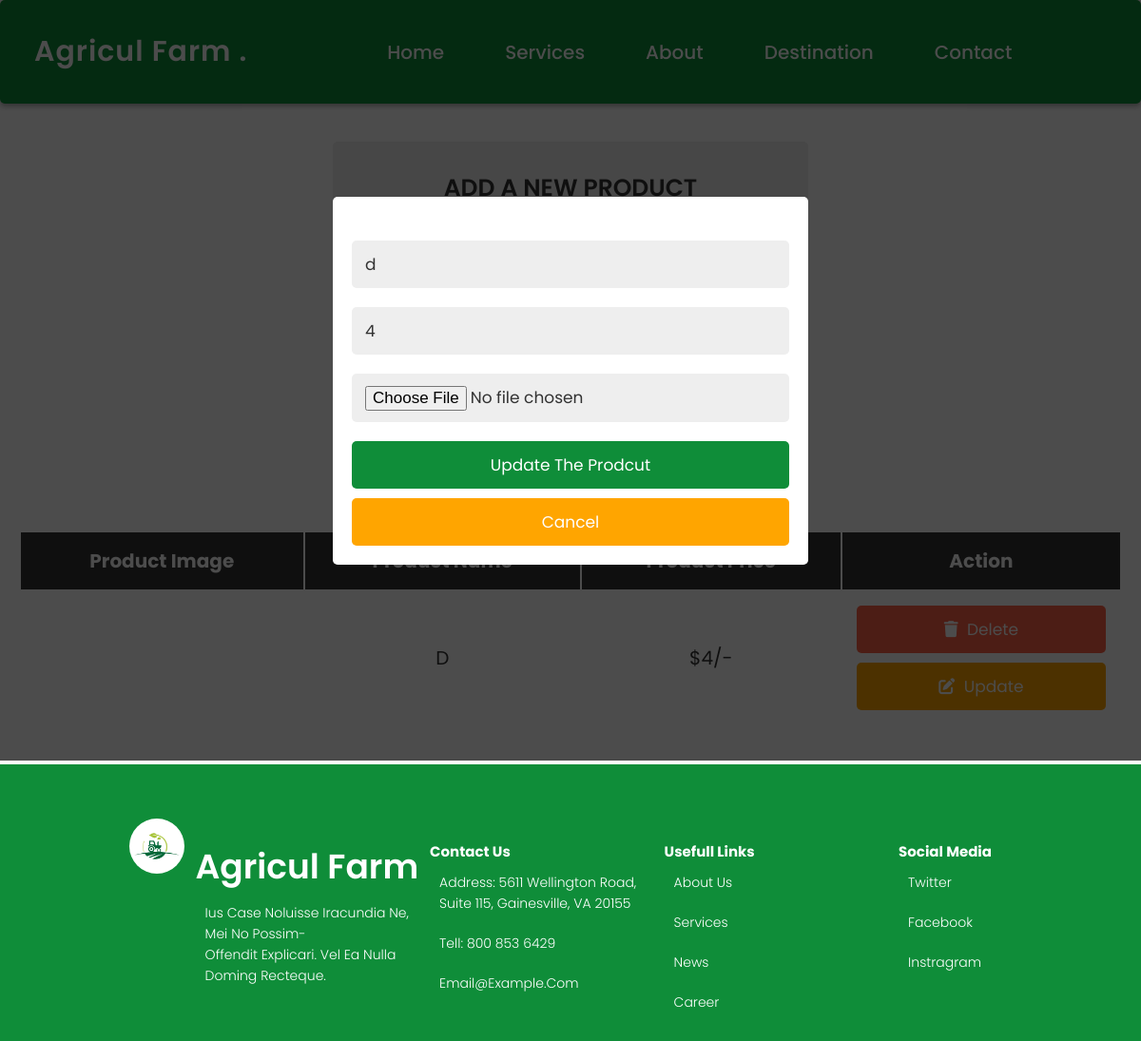
The page /admin.php?edit=31 on the database its author committed.
### tables this page shows
CREATE TABLE `products` (
  `id` int(255) NOT NULL,
  `name` varchar(255) NOT NULL,
  `price` varchar(255) NOT NULL,
  `image` varchar(255) NOT NULL
);

### admin.php (the view, shortened to what this page needs)
<?php
@include 'config.php';
?>
<!DOCTYPE html>
<html lang="en">
<head>
   <link rel="stylesheet" href="https://cdnjs.cloudflare.com/ajax/libs/font-awesome/6.0.0/css/all.min.css">
   <link rel="stylesheet" href="css/p_style.css">
   <link rel="stylesheet" href="home_style.css">
</head>
<body>
<?php include("header2.php") ?>
   <div class="container">
      <section>
         <form action="" method="post" class="add-product-form" enctype="multipart/form-data">
            <h3>add a new product</h3>
         </form>
      </section>
      <section class="display-product-table">
         <table>
            <thead>
               <th>product image</th>
               <th>product name</th>
               <th>product price</th>
               <th>action</th>
            </thead>
            <tbody>
               <?php
               $select_products = mysqli_query($conn, "SELECT * FROM `products`");
               if (mysqli_num_rows($select_products) > 0) {
                  while ($row = mysqli_fetch_assoc($select_products)) {
                     ?>
                     <tr>
                        <td><img src="uploaded_img/<?php echo $row['image']; ?>" height="100" alt=""></td>
                        <td>
                           <?php echo $row['name']; ?>
                        </td>
                        <td>$<?php echo $row['price']; ?>/-</td>
                        <td>
                           <a href="admin.php?delete=<?php echo $row['id']; ?>" class="delete-btn"
                              onclick="return confirm('are your sure you want to delete this?');"> <i
                                 class="fas fa-trash"></i> delete </a>
                           <a href="admin.php?edit=<?php echo $row['id']; ?>" class="option-btn"> <i class="fas fa-edit"></i>
                              update </a>
                        </td>
                     </tr>
                     <?php
                  }
               } else {
                  echo "<div class='empty'>no product added</div>";
               }
               ?>
            </tbody>
         </table>
      </section>
      <section class="edit-form-container">
         <?php
         if (isset($_GET['edit'])) {
            $edit_id = $_GET['edit'];
            $edit_query = mysqli_query($conn, "SELECT * FROM `products` WHERE id = $edit_id");
            if (mysqli_num_rows($edit_query) > 0) {
               while ($fetch_edit = mysqli_fetch_assoc($edit_query)) {
                  ?>
                  <form action="" method="post" enctype="multipart/form-data">
                     <input type="text" class="box" required name="update_p_name" value="<?php echo $fetch_edit['name']; ?>">
                     <input type="number" min="0" class="box" required name="update_p_price"
                        value="<?php echo $fetch_edit['price']; ?>">
                     <input type="file" class="box" required name="update_p_image" accept="image/png, image/jpg, image/jpeg">
                     <input type="submit" value="update the prodcut" name="update_product" class="btn">
                     <input type="reset" value="cancel" id="close-edit" class="option-btn">
                  </form>
                  <?php
               }
            }
         }
         ?>
      </section>
   </div>
 <section class="footer">
<div class="footer-row">
    <img src="images/logo1.jpg" alt="">
    <div class="footer-col">
        <h1>Agricul Farm</h1>
        <p>Ius case noluisse iracundia ne, mei no possim- <br> offendit explicari. Vel ea nulla doming recteque.
        </p>
    </div>
    <div class="footer-col">
        <h2>Contact Us</h2>
        <p>Address: 5611 Wellington Road,<br> Suite 115, Gainesville, VA 20155</p>
        <p>Tell: 800 853 6429</p>
        <p>email@example.com</p>
    </div>
    <div class="footer-col">
        <h2>Usefull Links</h2>
        <p>About Us</p>
        <p>Services</p>
        <p>News</p>
        <p>Career</p>
    </div>
    <div class="footer-col">
        <h2>Social Media</h2>
        <p>Twitter</p>
        <p>Facebook</p>
        <p>Instragram</p>
    </div>
</div>
</section>
</body>
</html>

### css/p_style.css (style rules this page uses)
:root { --blue:#0f8d39; --red:tomato; --orange:orange; --black:#333; --white:#fff; --bg-color:#eee; --dark-bg:rgba(0,0,0,.7); --box-shadow:0 .5rem 1rem rgba(0,0,0,.1); --border:.1rem solid #999; }
* { font-family: 'Poppins', sans-serif; margin:0; padding:0; box-sizing: border-box; outline: none; border:none; text-decoration: none; text-transform: capitalize; }
html { font-size: 62.5%; overflow-x: hidden; }
.container { max-width: 1200px; margin:0 auto; }
section { padding:2rem; }
.btn, .option-btn, .delete-btn { display: block; width: 100%; text-align: center; background-color: #0f8d39; color:var(--white); font-size: 1.7rem; padding:1.2rem 3rem; border-radius: .5rem; cursor: pointer; margin-top: 1rem; }
.option-btn i, .delete-btn i { padding-right: .5rem; }
.option-btn { background-color: var(--orange); }
.delete-btn { margin-top: 0; background-color: var(--red); }
.add-product-form { max-width: 50rem; background-color: var(--bg-color); border-radius: .5rem; padding:2rem; margin:0 auto; margin-top: 2rem; }
.add-product-form h3 { font-size: 2.5rem; margin-bottom: 1rem; color:var(--black); text-transform: uppercase; text-align: center; }
.display-product-table table { width: 100%; text-align: center; }
.display-product-table table thead th { padding:1.5rem; font-size: 2rem; background-color: var(--black); color:var(--white); }
.display-product-table table td { padding:1.5rem; font-size: 2rem; color:var(--black); }
.display-product-table table td:first-child { padding:0; }
.edit-form-container { position: fixed; top:0; left:0; z-index: 1100; background-color: var(--dark-bg); padding:2rem; display: none; align-items: center; justify-content: center; min-height: 100vh; width: 100%; }
.edit-form-container form { width: 50rem; border-radius: .5rem; background-color: var(--white); text-align: center; padding:2rem; }
.edit-form-container form .box { width: 100%; background-color: var(--bg-color); border-radius: .5rem; margin:1rem 0; font-size: 1.7rem; color:var(--black); padding:1.2rem 1.4rem; text-transform: none; }

### home_style.css (style rules this page uses)
* { margin: 0; padding: 0; font-family: "Roboto", sans-serif; box-sizing: border-box; }
h1 { font-size: 36px; font-weight: 600; }
p { color: #777; font-size: 14px; font-weight: 300; line-height: 22px; padding: 10px; }
h3 { text-align: center; font-weight: 600; margin: 10px 0px; }
.footer { min-height: 25vh; width: 100%; background-color: #0f8d39; margin-top: 20px; color: white; }
.footer p { color: #fff; text-align: left; }
.footer-row { display: flex; position: relative; justify-content: space-between; margin-top: 20px; }
.footer-col { width: 80%; margin-top: 40px; margin-left: 1%; position: relative; overflow: hidden; }
.footer-row img { margin-top: 1.5%; margin-left: 10%; display: flex; width: 5%; height: 5%; border-radius: 200px; }

### header2.php (style rules this page uses)
html { overflow-x: hidden; font-size: 62.5%; }
* { padding: 0; margin: 0; box-sizing: border-box; font-family: 'Poppins', sans-serif; text-decoration: none; list-style: none; scroll-behavior: smooth; }

### rows shown on the page
products: name "D", price "4", update_p_name "d", update_p_price "4"
